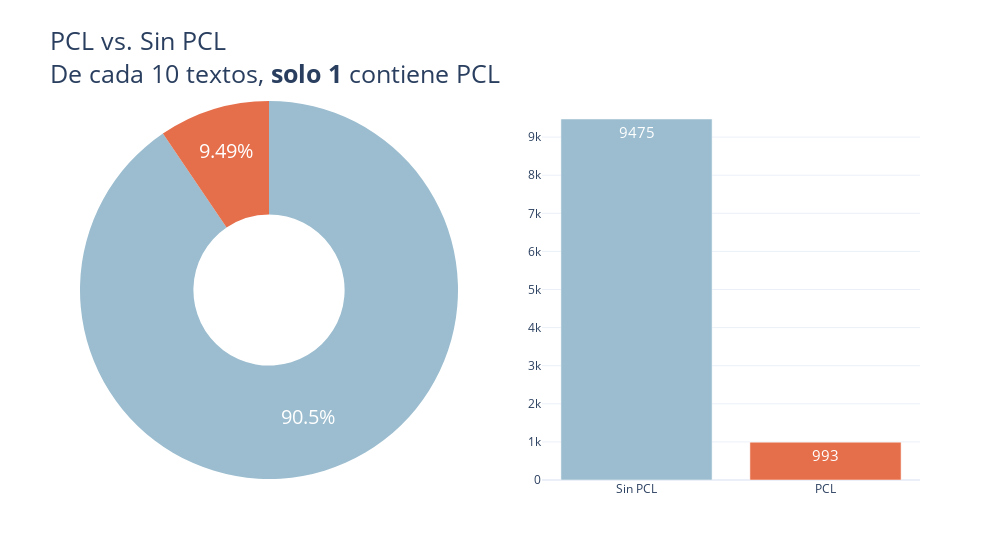

The code cell stored with this chart in its notebook:
### Markdown cell above
## Label analysis

### Code cell
labels = ["Sin PCL", "PCL"]
values = binary_df["label"].value_counts().to_numpy()

binary_colors = [LIGHT_BLUE_COLOR, LIGHT_RED_COLOR]

fig = make_subplots(rows=1, cols=2, specs=[[{'type':'domain'}, {'type':'xy'}]])
fig.add_trace(go.Pie(
    labels=labels,
    values=values,
    marker_colors = binary_colors, hole=0.4, 
    textfont_color='white', textfont_size=20
), 1, 1)

fig.add_trace(go.Bar(
    x=labels,
    y=values, marker_color=binary_colors,
    text =values, textfont_color='white', textfont_size=15
), 1, 2)

fig.update_layout(
    title = dict(text="PCL vs. Sin PCL<br>De cada 10 textos, <b>solo 1</b> contiene PCL", font_size=25),
    showlegend=False, template=TEMPLATE, width=1000
)
fig.show()

### Figure 1 — Plotly figure (JSON) as saved in the notebook; plotly's stock layout.template omitted (floating-point values rounded to 4 significant figures)
{"data": [{"domain": {"x": [0, 0.45], "y": [0, 1]}, "hole": 0.4, "labels": ["Sin PCL", "PCL"], "marker": {"colors": ["#9bbdcf", "#e66f4b"]}, "textfont": {"color": "white", "size": 20}, "type": "pie", "values": [9475, 993]}, {"marker": {"color": ["#9bbdcf", "#e66f4b"]}, "text": [9475, 993], "textfont": {"color": "white", "size": 15}, "type": "bar", "x": ["Sin PCL", "PCL"], "xaxis": "x", "y": [9475, 993], "yaxis": "y"}], "layout": {"showlegend": false, "title": {"font": {"size": 25}, "text": "PCL vs. Sin PCL<br>De cada 10 textos, <b>solo 1</b> contiene PCL"}, "width": 1000, "xaxis": {"anchor": "y", "domain": [0.55, 1]}, "yaxis": {"anchor": "x", "domain": [0, 1]}}}
